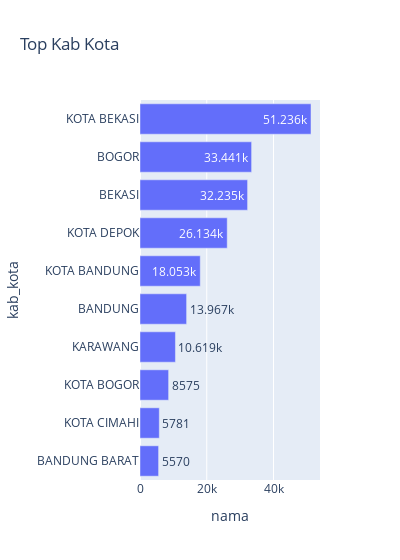

Notebook code cell kept with this figure:
### Code cell
fig = px.bar(kab_kota_batak.head(10).sort_values('nama'), y='kab_kota', x='nama',width=400,text_auto=True,title='Top Kab Kota')
fig.show()

### Figure 1 — Plotly figure (JSON) as saved in the notebook; plotly's stock layout.template omitted (floating-point values rounded to 4 significant figures)
{"data": [{"alignmentgroup": "True", "hovertemplate": "nama=%{x}<br>kab_kota=%{y}<extra></extra>", "legendgroup": "", "marker": {"color": "#636efa", "pattern": {"shape": ""}}, "name": "", "offsetgroup": "", "orientation": "h", "showlegend": false, "textposition": "auto", "texttemplate": "%{x}", "type": "bar", "x": [5570, 5781, 8575, 10619, 13967, 18053, 26134, 32235, 33441, 51236], "xaxis": "x", "y": ["BANDUNG BARAT", "KOTA CIMAHI", "KOTA BOGOR", "KARAWANG", "BANDUNG", "KOTA BANDUNG", "KOTA DEPOK", "BEKASI", "BOGOR", "KOTA BEKASI"], "yaxis": "y"}], "layout": {"barmode": "relative", "legend": {"tracegroupgap": 0}, "title": {"text": "Top Kab Kota"}, "width": 400, "xaxis": {"anchor": "y", "domain": [0, 1], "title": {"text": "nama"}}, "yaxis": {"anchor": "x", "domain": [0, 1], "title": {"text": "kab_kota"}}}}
